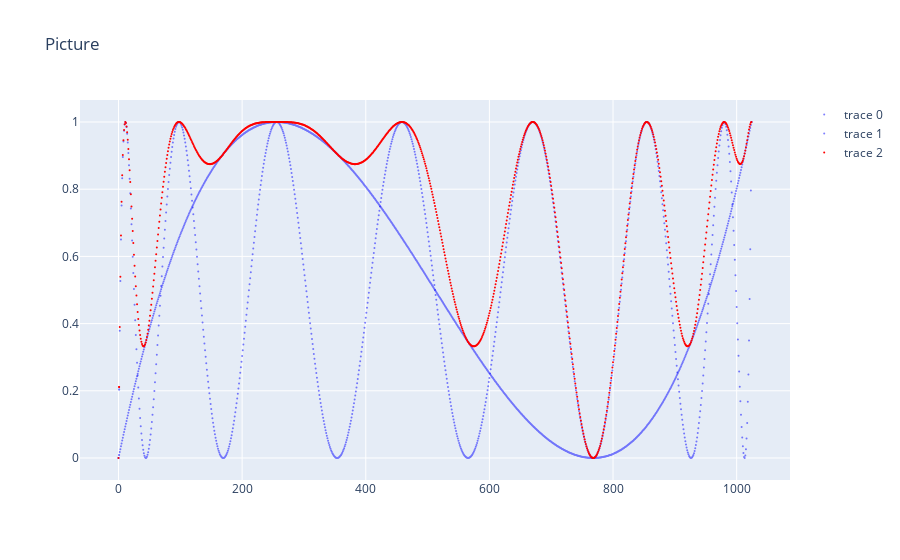

Notebook source saved alongside this figure:
### Markdown cell above
Мы получили первый варимант комбинации двух функции, построим график:

### Code cell
js = [j_1, j_2]

rlts = []

for j in js:

    C = []
    for n in [0, 1, *list(range(1, N, 1)), N]:
        p = get_P_of_0_complex([j], n, N)
        C.append((n, p))

    rlts.append(C)

C = []

for n in [0, 1, *list(range(1, N, 1)), N]:
    p = get_P_of_0_complex(js, n, N)
    C.append((n, p))

rlts.append(C)

datasets = [[[(x[0], x[1]) for x in C], 'blue', 0.5] for C in rlts]
datasets[-1][1] = 'red'
datasets[-1][2] = 1

show(datasets, marker_size=2)

### Figure 1 — Plotly figure (JSON) as saved in the notebook; plotly's stock layout.template omitted (floating-point values rounded to 4 significant figures; data arrays with more than 128 entries replaced by an {"elided": "..."} marker saying what was removed)
{"data": [{"marker": {"color": "blue", "size": 2}, "mode": "markers", "opacity": 0.5, "type": "scatter", "x": {"elided": "1026 int values"}, "y": {"elided": "1026 float values"}}, {"marker": {"color": "blue", "size": 2}, "mode": "markers", "opacity": 0.5, "type": "scatter", "x": {"elided": "1026 int values"}, "y": {"elided": "1026 float values"}}, {"marker": {"color": "red", "size": 2}, "mode": "markers", "opacity": 1, "type": "scatter", "x": {"elided": "1026 int values"}, "y": {"elided": "1026 float values"}}], "layout": {"title": {"text": "Picture"}, "xaxis": {"zeroline": false}, "yaxis": {"zeroline": false}}}
